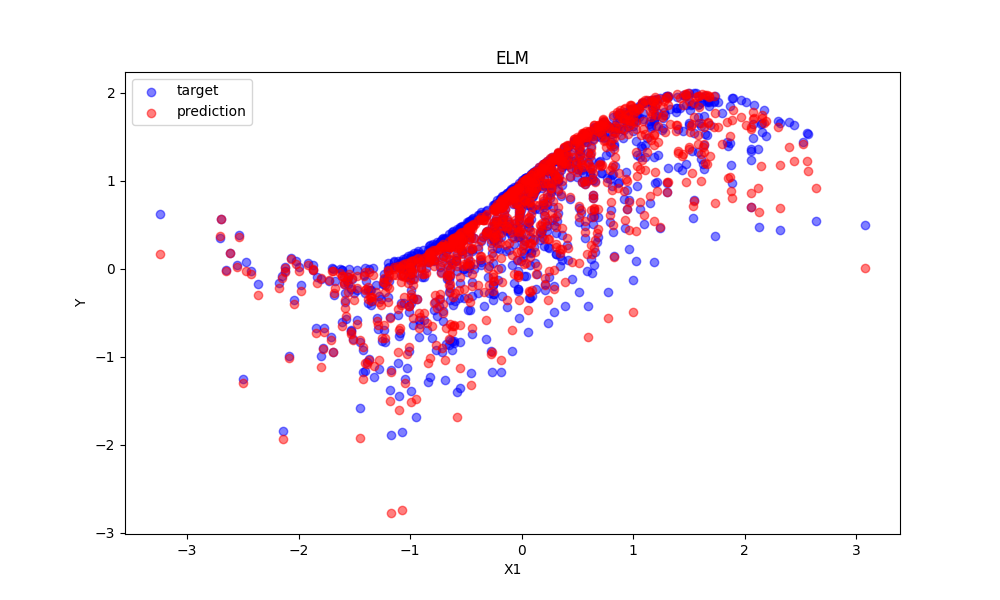

This figure's Python source:
import numpy as np
from typing import Tuple
import matplotlib
matplotlib.use('Agg')  # 切换到无 GUI 后端
import matplotlib.pyplot as plt
class ELM:
    def __init__(self, input_size: int, hidden_size: int, output_size: int):
        """
        初始化ELM
        
        Args:
            input_size: 输入层神经元数量
            hidden_size: 隐藏层神经元数量
            output_size: 输出层神经元数量
        """
        self.input_size = input_size
        self.hidden_size = hidden_size
        self.output_size = output_size
        
        # 随机初始化输入权重和偏置
        self.input_weights = np.random.uniform(-1, 1, (self.hidden_size, self.input_size))
        self.biases = np.random.uniform(-1, 1, (self.hidden_size, 1))
        
    def sigmoid(self, x: np.ndarray) -> np.ndarray:
        """
        Sigmoid激活函数
        """
        return 1 / (1 + np.exp(-x))
    
    def fit(self, X: np.ndarray, y: np.ndarray) -> None:
        """
        训练ELM
        
        Args:
            X: 输入数据，形状为 (n_samples, input_size)
            y: 目标值，形状为 (n_samples, output_size)
        """
        # 计算隐藏层输出
        H = self.sigmoid(np.dot(X, self.input_weights.T) + self.biases.T)
        
        # 计算输出权重（使用伪逆）
        self.output_weights = np.dot(np.linalg.pinv(H), y)
    
    def predict(self, X: np.ndarray) -> np.ndarray:
        """
        预测
        
        Args:
            X: 输入数据
            
        Returns:
            预测结果
        """
        # 计算隐藏层输出
        H = self.sigmoid(np.dot(X, self.input_weights.T) + self.biases.T)
        
        # 计算输出
        return np.dot(H, self.output_weights)

def example_usage():
    """
    示例使用
    """
    # 生成示例数据
    np.random.seed(42)
    n_samples = 1000
    X = np.random.randn(n_samples, 2)  # 2维输入
    y = np.sin(X[:, 0]) + np.cos(X[:, 1])  # 目标函数
    
    # 创建和训练ELM
    elm = ELM(input_size=2, hidden_size=10, output_size=1)
    elm.fit(X, y.reshape(-1, 1))
    
    # 预测
    y_pred = elm.predict(X)
    
    # 计算误差
    mse = np.mean((y - y_pred.flatten()) ** 2)
    print(f"均方误差: {mse:.6f}")
    
    
    
    plt.figure(figsize=(10, 6))
    plt.scatter(X[:, 0], y, c='blue', alpha=0.5, label='target')
    plt.scatter(X[:, 0], y_pred, c='red', alpha=0.5, label='prediction')
    plt.xlabel('X1')
    plt.ylabel('Y')
    plt.title('ELM')
    plt.legend()
    plt.show()
    plt.savefig('elm.png')

if __name__ == "__main__":
    example_usage() 